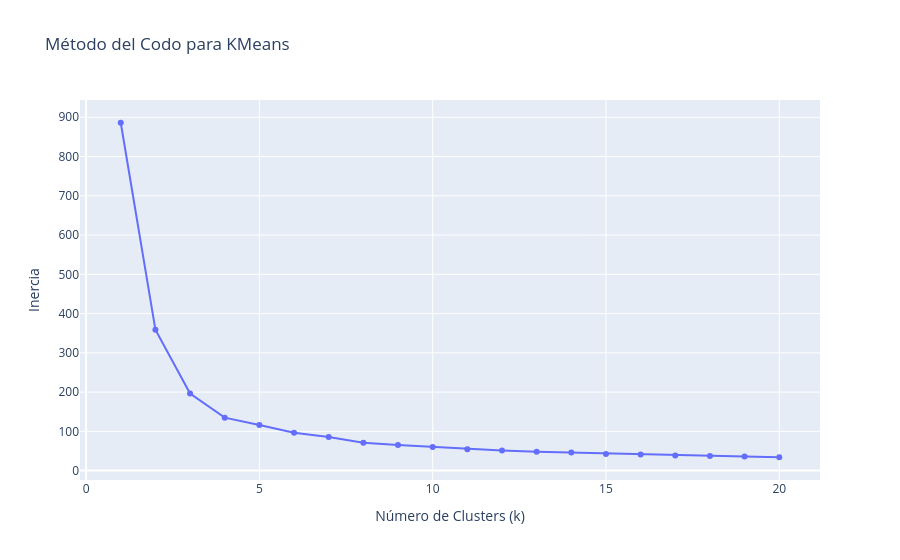

Notebook source saved alongside this figure:
### Markdown cell above
**Respuesta:**

### Code cell
from sklearn.cluster import KMeans  # noqa: F401

# Iterar k means con k, 1 a 20 dentro de un pipeline, guardar la inercia para cada k y graficarla
# Pipeline de k means no tiene el paso de reducción de dimensionalidad, opera sobre las features escaladas

pipeline_kmeans = Pipeline(
    [
        ("custom_features", FunctionTransformer(custom_features)),
        ("minmax", ColumnTransformer(transformers=[("minmax", MinMax(), ["L", "R", "M", "F", "P"])])),
        ("kmeans", KMeans(random_state=SEED)),
    ]
)

inercias = []
for k in range(1, 21):
    pipeline_kmeans.named_steps["kmeans"].set_params(n_clusters=k)
    pipeline_kmeans.fit(df_retail)
    inertia = pipeline_kmeans.named_steps["kmeans"].inertia_
    inercias.append(inertia)


# Graficar el método del codo
fig = px.line(
    x=range(1, 21),
    y=inercias,
    markers=True,
    title="Método del Codo para KMeans",
    labels={"x": "Número de Clusters (k)", "y": "Inercia"},
)
fig.show()

### Figure 1 — Plotly figure (JSON) as saved in the notebook; plotly's stock layout.template omitted (floating-point values rounded to 4 significant figures)
{"data": [{"hovertemplate": "Número de Clusters (k)=%{x}<br>Inercia=%{y}<extra></extra>", "legendgroup": "", "line": {"color": "#636efa", "dash": "solid"}, "marker": {"symbol": "circle"}, "mode": "lines+markers", "name": "", "orientation": "v", "showlegend": false, "type": "scatter", "x": [1, 2, 3, 4, 5, 6, 7, 8, 9, 10, 11, 12, 13, 14, 15, 16, 17, 18, 19, 20], "xaxis": "x", "y": [886.1, 359.1, 196.2, 134.8, 116.4, 96.43, 85.9, 71.08, 65.39, 60.32, 54.53, 51.0, 48.06, 45.91, 42.63, 41.22, 38.78, 37.21, 35.76, 34.04], "yaxis": "y"}], "layout": {"legend": {"tracegroupgap": 0}, "title": {"text": "Método del Codo para KMeans"}, "xaxis": {"anchor": "y", "domain": [0, 1], "title": {"text": "Número de Clusters (k)"}}, "yaxis": {"anchor": "x", "domain": [0, 1], "title": {"text": "Inercia"}}}}
